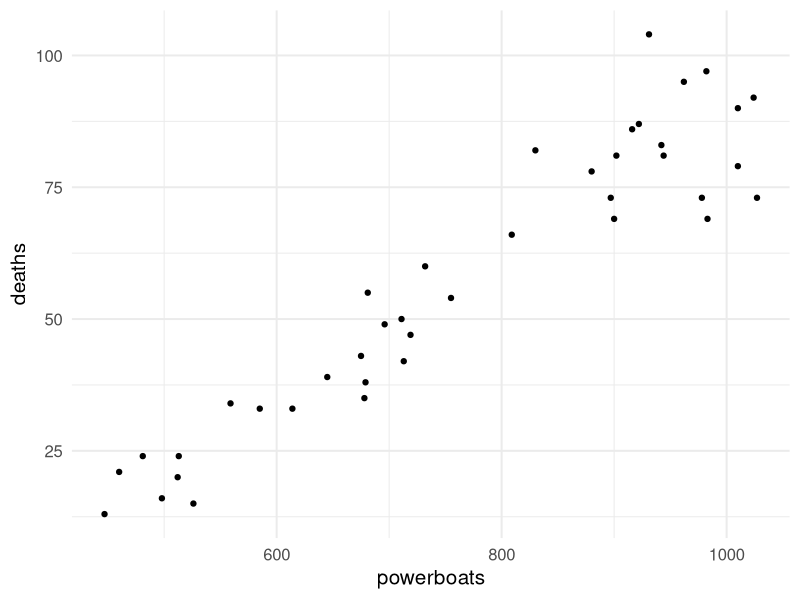

Write R code to recreate this figure. (Note: this script raises an error after producing the figure.)
## ---- chunk 1
library(knitr) # for include_graphics() 
library(dplyr)
library(forcats)
library(readr)
library(ggplot2)
library(broom) 
library(tidyr)
library(ggplot2)
library(tibble)
## ---- chunk 2
mana_data <- read_csv("Ch03_Manatee-deaths.csv")
head(mana_data)
mana_scatter <- ggplot(data = mana_data, aes(x = powerboats, y = deaths)) + 
  geom_point() + theme_minimal(base_size = 15)
## ---- chunk 3
mana_scatter
## ---- chunk 4
mana_cor <- mana_data %>% 
  summarize(corr_mana = cor(powerboats, deaths))
mana_cor
## ---- chunk 5
mana_lm <- lm(deaths ~ powerboats, mana_data)
# we use the package broom to look at the output of the linear model
tidy(mana_lm) 
## ---- chunk 6
tidy(mana_lm)
## ---- chunk 7
glance(mana_lm)
## ---- chunk 8
mana_cor <- mana_data %>% 
  summarize(corr_mana = cor(powerboats, deaths))
mana_cor
glance(mana_lm)
## ---- chunk 9
knitr::include_graphics("Ch23_Fitted-vs-resid.JPG")
## ---- chunk 10
library(broom)
library(ggplot2)
library(dplyr)
library(tidyr)

# students, don't worry about the code in the next six lines.
# I will provide the required code later in the slides.
set.seed(123)
x <- seq(1, 10, length.out = 60)
y <- 12 + 2.5 * x + rnorm(n = 60, mean = 0, sd = 2)
dat1 <- data.frame(x, y)

lm1 <- lm(y~x, data = dat1)
augmented_dat1 <- augment(lm1)

## Fitted model
plot1 <- ggplot(augmented_dat1, aes(x, y)) +
  geom_smooth(method = "lm", se = F) +
  geom_point() +
  geom_segment(aes(xend = x, yend = .fitted), lty = 2) +
  theme_minimal(base_size = 15) +
  labs(title = "(a) Scatter plot") 

# QQ plot
plot2 <- ggplot(augmented_dat1, aes(sample = .resid)) + 
  geom_qq() + 
  geom_qq_line() +
  theme_minimal(base_size = 15) +
  labs(y = "Residuals", x = "Theoretical quantiles", title = "(b) QQplot") 

## Fitted vs. residuals
plot3 <-ggplot(augmented_dat1, aes(y = .resid, x = .fitted)) + 
  geom_point() + 
  theme_minimal(base_size = 15) +
  geom_hline(aes(yintercept = 0)) +
  labs(y = "Residuals", x = "Fitted values", title = "(c) Fitted vs. residuals") 

## Amount explained
reshape <- augmented_dat1 %>% select(.resid, y) %>%
  gather(key = "type", value = "value", y, .resid)

plot4 <- ggplot(reshape, aes(y = value)) + 
  geom_boxplot(aes(fill = type)) +
  labs(title = "(d) Amount explained") +
  theme_minimal(base_size = 15) 

library(patchwork)
plot1 + plot2 + plot3 + plot4 + plot_layout(nrow = 2) + 
  plot_annotation(caption = "A good fit to the data")
## ---- chunk 11
x2 <- seq(1, 10, length.out = 60)
y2 <- 12 + 2.5 * x2 + 1.2 * x2^2 + rnorm(n = 60, mean = 0, sd = 3) #the linearity assumption is violated
dat2 <- data.frame(x2, y2)

lm2 <- lm(y2 ~ x2, data = dat2)
augmented_dat2 <- augment(lm2)

## Fitted model
plot1_2 <- ggplot(augmented_dat2, aes(x2, y2)) +
  geom_smooth(method = "lm", se = F) +
  geom_point() +
  geom_segment(aes(xend = x2, yend = .fitted), lty = 2) +
  theme_minimal(base_size = 15) +
  labs(title = "(a) Scatter plot") 

# QQ plot
plot2_2 <- ggplot(augmented_dat2, aes(sample = .resid)) + 
  geom_qq() + 
  geom_qq_line() +
  theme_minimal(base_size = 15) +
  labs(y = "Residuals", x = "Theoretical quantiles", title = "(b) QQplot")

## Fitted vs. residuals
plot3_2 <-ggplot(augmented_dat2, aes(y = .resid, x = .fitted)) + 
  geom_point() + 
  theme_minimal(base_size = 15) +
  geom_hline(aes(yintercept = 0)) +
  labs(y = "Residuals", x = "Fitted values", title = "(c) Fitted vs. residuals")

## Amount explained
reshape_2 <- augmented_dat2 %>% select(.resid, y2) %>%
  gather(key = "type", value = "value", y2, .resid)

plot4_2 <- ggplot(reshape_2, aes(y = value)) + 
  geom_boxplot(aes(fill = type)) +
  theme_minimal(base_size = 15) +
  labs(title = "(d) Amount explained") 

plot1_2 + plot2_2 + plot3_2 + plot4_2 + plot_layout(nrow = 2) + 
  plot_annotation(caption = "The linear systematic assumption does not hold")
## ---- chunk 12
x3 <- seq(1, 10, length.out = 60)
y3 <- 12 + 2.5 * x3 + rnorm(n = 60, mean = 0, sd = 2*x3) #the constant variance assumption is violated
dat3 <- data.frame(x3, y3)

lm3 <- lm(y3 ~ x3, data = dat3)
augmented_dat3 <- augment(lm3)


## Fitted model
plot1_3 <- ggplot(augmented_dat3, aes(x3, y3)) +
  geom_smooth(method = "lm", se = F) +
  geom_point() +
  geom_segment(aes(xend = x3, yend = .fitted), lty = 2) +
  theme_minimal(base_size = 15) +
  labs(title = "(a) Scatter plot")

# QQ plot
plot2_3 <- ggplot(augmented_dat3, aes(sample = .resid)) + 
  geom_qq() + 
  geom_qq_line() +
  theme_minimal(base_size = 15) +
  labs(y = "Residuals", x = "Theoretical quantiles", title = "(b) QQplot")

## Fitted vs. residuals
plot3_3 <-ggplot(augmented_dat3, aes(y = .resid, x = .fitted)) + 
  geom_point() + 
  theme_minimal(base_size = 15) +
  geom_hline(aes(yintercept = 0)) +
  labs(y = "Residuals", x = "Fitted values", title = "(c) Fitted vs. residuals") 

## Amount explained
reshape_3 <- augmented_dat3 %>% select(.resid, y3) %>%
  gather(key = "type", value = "value", y3, .resid)

plot4_3 <- ggplot(reshape_3, aes(y = value)) + 
  geom_boxplot(aes(fill = type)) +
  theme_minimal(base_size = 15) +
  labs(title = "(d) Amount explained")

plot1_3 + plot2_3 + plot3_3 + plot4_3 + plot_layout(nrow = 2) + 
  plot_annotation(caption = "The constant variance assumption does not hold")
## ---- chunk 13
library(tibble)

frog_data <- tibble(id = 1:20,
       temp = c(19, 21, 22, 22, 23, 23, 23, 23, 23, 
                24, 24, 24, 24,
                25, 25, 25, 25, 26, 26, 27),
       freq = c(38, 42, 45, 45, 41, 45, 48, 50, 53, 51, 48, 53, 47,
                53, 49, 56, 53, 55, 55, 54))
frog_lm <- lm(formula = freq ~ temp, data = frog_data)
## ---- chunk 14
ggplot(frog_data, aes(x = temp, y = freq)) +
  theme_minimal(base_size = 15) +
  labs(x = "Temperature (Celcius)", y = "Frequency of mating calls") + 
  geom_hline(aes(yintercept = 47), col = "red") +
  geom_text(aes(x = 20, y = 48), label = "Null hypothesis slope", col = "red", check_overlap = T) +
  geom_smooth(method = "lm", se = F) +
  geom_text(aes(x = 20, y = 43), label = "Estimated slope", col = "blue", check_overlap = T) +
  geom_point()
## ---- chunk 15
tidy(frog_lm)
## ---- chunk 16
pt(q = 6.7211302, df = 18, lower.tail = F)*2
## ---- chunk 17
t_star<-qt(p = 0.975, df = 18)
t_star
## ---- chunk 18
ggplot(frog_data, aes(x = temp, y = freq)) +
  theme_minimal(base_size = 15) +
  labs(x = "Temperature (Celcius)", y = "Frequency of mating calls") + 
  geom_smooth(method = "lm", se = F) +
  geom_vline(aes(xintercept = 21), col = "orange", lty = 2)+
  geom_point(aes(x = 21, y = 42.8), col = "orange") +
  geom_point()
## ---- chunk 19
# specify the value of the explanatory variable for which you want the prediction:
newdata = data.frame(temp = 21) 

# use `predict()` to make prediction and confidence intervals
prediction_interval <- predict(frog_lm, newdata, interval = "predict")
prediction_interval

confidence_interval <- predict(frog_lm, newdata, interval = "confidence")
confidence_interval
## ---- chunk 20
plot_a <- ggplot(frog_data, aes(x = temp, y = freq)) +
  theme_minimal(base_size = 15) +
  labs(x = "Temperature (Celcius)", y = "Frequency of mating calls") + 
  geom_smooth(method = "lm", se = F) +
  geom_point(aes(x = 21, y = 42.8), col = "orange", size = 3, pch = 4) +
  geom_segment(aes(x = 21, xend = 21, y = 40.38472, yend = 45.12887), col = "red") + # confidence interval
  geom_point() + 
  labs(title = "95% Confidence Interval") 

plot_b <- ggplot(frog_data, aes(x = temp, y = freq)) +
  theme_minimal(base_size = 15) +
  labs(x = "Temperature (Celcius)", y = "Frequency of mating calls") + 
  geom_smooth(method = "lm", se = F) +
  geom_point(aes(x = 21, y = 42.8), col = "orange", size = 3, pch = 4) +
  geom_segment(aes(x = 21, xend = 21, y = 36.37187, yend = 49.1473), col = "orange", alpha = 0.4) + # prediction interval
  geom_point() + 
  labs(title = "95% Prediction Interval") 

library(patchwork)

plot_a + plot_b + plot_layout()
## ---- chunk 21
knitr::include_graphics("curve_fitting.png")
